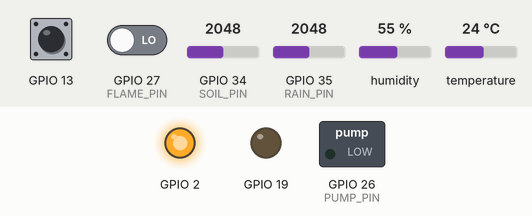
Simulated run of this sketch. Board: ESP32. Parts: switched loads named in the sketch (green lamp = pin HIGH), output pins drawn as LEDs (lit = HIGH). Inputs (shaded band) come from the test bench; at power-on: GPIO 13 HIGH, GPIO 27 (FLAME_PIN) LOW, GPIO 34 (SOIL_PIN) = 2048, GPIO 35 (RAIN_PIN) = 2048, humidity 55 %, temperature 24 °C (analog values on the 0–4095 scale). WiFi joins after 1.5 s; servers stay silent unless stated; uploads are accepted with an empty reply; what the sketch prints to the serial monitor is not drawn.

Above: at 5.7 s.
5.8 s: GPIO 13 pulled LOW for 0.15 s
At 6.6 s:
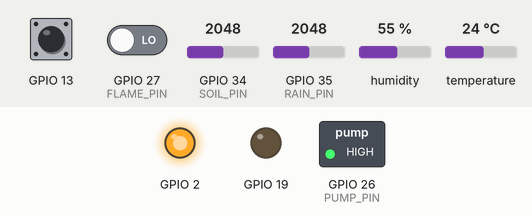
7.4 s: GPIO 13 pulled LOW for 1 s
At 7.9 s:
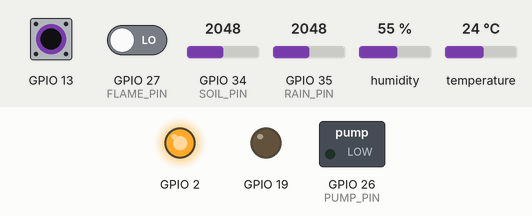
9.9 s: GPIO 13 pulled LOW for 3.2 s
At 11.2 s:
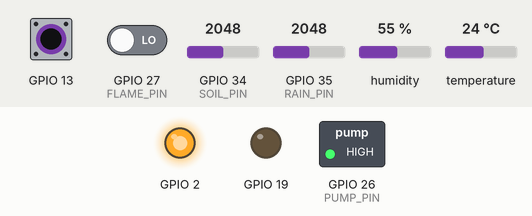
Timing chart, 0 to 12.9 s (numbered marks = the images above; inputs shaded):
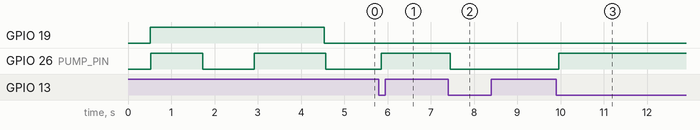

The sketch:

FieldSense_ESP32.ino
```cpp
/*
  =============================================================================
  FieldSense — Smart Agriculture ESP32 Node Firmware (v1.6)
  Board: ESP32 DevKit V1 (ESP-WROOM-32)

  Key Enhancements in v1.6:
    - CONTINUOUS UNINTERRUPTED CONNECTION:
        * Disabled Wi-Fi modem sleep (WiFi.setSleep(false)) to eliminate packet
          drops, latency spikes, and periodic disconnections.
        * Auto-reconnect with WiFi.disconnect() + WiFi.begin() on link loss.
        * Zero socket leaks: http.setReuse(false) and explicit client.stop()
          prevent lwIP socket descriptor exhaustion.
    - HIGH-ACCURACY SENSORS:
        * 12-sample trimmed-mean oversampling for Soil Moisture and Rain ADC
          filters out Wi-Fi RF noise spikes.
        * Calibrated soil moisture thresholds (Dry: 3400, Wet: 1350).
        * Validated DHT11 reading rate (2-second cycle prevents NaN dropouts).
    - DUAL-MODE TELEMETRY:
        * Steady-state continuous 2-second heartbeat telemetry.
        * Instant event-driven push on physical button press or fire emergency.
    - 100% NON-BLOCKING:
        * Physical manual switch & Auto Mode operate reliably offline or online.

  Pinout Map:
    - DHT11 (Temp & Humidity): GPIO 4
    - Capacitive Soil Moisture Sensor: GPIO 34 (ADC1_CH6)
    - Rain Sensor Analog Output: GPIO 35 (ADC1_CH7)
    - Flame Sensor Digital Output: GPIO 27
    - 12V Pump Relay / MOSFET Driver: GPIO 26
    - Physical Pushbutton / Manual Switch: GPIO 13 (Internal Pull-Up to GND)
    - Blue Wi-Fi LED: GPIO 2 (Also onboard ESP32 LED)
    - Red Wi-Fi LED: GPIO 19
  =============================================================================
*/

#include <ArduinoJson.h>
#include <DHT.h>
#include <HTTPClient.h>
#include <WiFi.h>
#include <WiFiClient.h>
#include <WiFiClientSecure.h>

// ================= USER CONFIGURATION =================
// 1. Enter your 2.4GHz Wi-Fi details (ESP32 only supports 2.4GHz)
const char *WIFI_SSID = "ravi";
const char *WIFI_PASSWORD = "23712371";

// 2. BACKEND SERVER URL:
//    - When ESP32 is connected to your Laptop Mobile Hotspot:
//      Use: "http://192.168.137.1:8000"
//    - When ESP32 and Laptop are both on standard home/office Wi-Fi:
//      Use: "http://10.58.27.10:8000"
//    - For RENDER CLOUD deployment:
//      Use: "https://fieldsense-iot.onrender.com"
const char *SERVER_URL = "https://fieldsense-iot.onrender.com";

// 3. Secret Device Authentication Token (matches DEVICE_TOKEN on server)
const char *DEVICE_TOKEN = "FieldSenseSecretToken2026";

// ================= PIN DEFINITIONS =================
#define DHT_PIN 4    // DHT11 Data pin (Digital)
#define SOIL_PIN 34  // Capacitive soil moisture sensor analog output (ADC1_CH6)
#define RAIN_PIN 35  // Rain sensor analog output (ADC1_CH7)
#define FLAME_PIN 27 // Flame sensor digital DO output
#define PUMP_PIN 26  // 12V Pump driver (Relay IN or MOSFET Gate)
#define BUTTON_PIN                                                             \
  13 // Physical Pushbutton / Manual Switch (Internal pull-up to GND)

// Wi-Fi Status LED Indicators
#define LED_BLUE_PIN                                                           \
  2 // Blue LED (Also onboard ESP32 LED) -> ON when Wi-Fi connected
#define LED_RED_PIN                                                            \
  19 // Red LED -> ON/Blinking when Wi-Fi disconnected / searching

// ================= RELAY & ACTUATOR CONFIGURATION =================
// Set to true for standard Active-LOW relays (LOW = ON, HIGH = OFF).
// Set to false for Active-HIGH relays or N-Channel MOSFETs (HIGH = ON, LOW =
// OFF).
const bool RELAY_ACTIVE_LOW = true;

#define DHT_TYPE DHT11
DHT dht(DHT_PIN, DHT_TYPE);

// ================= CALIBRATION SETTINGS =================
const int SOIL_DRY = 3400; // Calibrated ADC for dry air / dry soil
const int SOIL_WET = 1350; // Calibrated ADC for fully submerged / soaked soil
const int RAIN_THRESHOLD = 2000; // ADC threshold for rain detection
const bool FLAME_ACTIVE_LOW = true;

// Operating Modes & States
bool autoMode = true;      // true = Auto Mode, false = Manual Mode
bool isPumpActive = false; // Current relay / pump state
bool isFireActive = false;
bool sendImmediateTelemetry = false;

// Physical Button Debounce
int buttonState = HIGH;
int lastButtonReading = HIGH;
unsigned long lastDebounceTime = 0;
const unsigned long DEBOUNCE_DELAY = 40;

// High-reliability 2-Second continuous streaming interval
const unsigned long TELEMETRY_INTERVAL = 2000;
unsigned long lastTelemetryTime = 0;

// Non-blocking Wi-Fi reconnect timer
unsigned long lastWiFiCheckTime = 0;
const unsigned long WIFI_RETRY_INTERVAL =
    10000; // Retry every 10s if link drops

// Non-blocking Red LED blink timer (for offline/connecting state)
unsigned long lastLedBlinkTime = 0;
bool redLedBlinkState = false;

// Cached last valid DHT readings (prevents sensor read dropouts)
float lastValidTemp = 28.5;
float lastValidHum = 65.0;
unsigned long lastDhtReadTime = 0;

// ================= PUMP / RELAY ACTUATOR =================
void setPumpState(bool state) {
  isPumpActive = state;

  if (RELAY_ACTIVE_LOW) {
    digitalWrite(PUMP_PIN, isPumpActive ? LOW : HIGH);
  } else {
    digitalWrite(PUMP_PIN, isPumpActive ? HIGH : LOW);
  }

  Serial.printf("[RELAY] Pump -> %s | Pin %d = %s (ActiveLow=%s)\n",
                isPumpActive ? "ON (Pumping)" : "OFF (Idle)", PUMP_PIN,
                digitalRead(PUMP_PIN) == HIGH ? "HIGH" : "LOW",
                RELAY_ACTIVE_LOW ? "YES" : "NO");
}

// ================= LED INDICATOR HELPER =================
void updateWiFiLEDs() {
  if (WiFi.status() == WL_CONNECTED) {
    digitalWrite(LED_BLUE_PIN, HIGH); // Blue solid ON
    digitalWrite(LED_RED_PIN, LOW);   // Red OFF
  } else {
    digitalWrite(LED_BLUE_PIN, LOW); // Blue OFF
    // Non-blocking blink for Red LED (every 500ms)
    unsigned long now = millis();
    if (now - lastLedBlinkTime >= 500) {
      lastLedBlinkTime = now;
      redLedBlinkState = !redLedBlinkState;
      digitalWrite(LED_RED_PIN, redLedBlinkState ? HIGH : LOW);
    }
  }
}

// ================= SENSOR READINGS WITH NOISE FILTERING =================
// 12-sample trimmed-mean oversampling removes Wi-Fi RF spikes
int readAnalogSmoothed(int pin, int samples = 12) {
  if (samples < 4)
    samples = 4;
  int minVal = 4096;
  int maxVal = -1;
  long sum = 0;

  for (int i = 0; i < samples; i++) {
    int val = analogRead(pin);
    if (val < minVal)
      minVal = val;
    if (val > maxVal)
      maxVal = val;
    sum += val;
    delayMicroseconds(120);
  }

  // Remove highest and lowest outlier samples to reject RF electrical noise
  sum = sum - minVal - maxVal;
  return (int)(sum / (samples - 2));
}

int calculateSoilPercentage(int rawAnalog) {
  // If sensor is disconnected / floating to near zero, guard against false 100%
  if (rawAnalog < 200)
    return 0;
  if (rawAnalog >= SOIL_DRY)
    return 0;
  if (rawAnalog <= SOIL_WET)
    return 100;

  int pct = map(rawAnalog, SOIL_DRY, SOIL_WET, 0, 100);
  return constrain(pct, 0, 100);
}

bool checkFlameSensor() {
  int val = digitalRead(FLAME_PIN);
  if (FLAME_ACTIVE_LOW) {
    return (val == LOW);
  }
  return (val == HIGH);
}

// ================= HTTP POST TELEMETRY & BIDIRECTIONAL SYNC =================
bool sendTelemetry(float temp, float humidity, int soilRaw, int soilPct,
                   int rainRaw, bool raining, bool fire) {
  if (WiFi.status() != WL_CONNECTED)
    return false;

  HTTPClient http;
  String endpoint = String(SERVER_URL) + "/api/device/telemetry";
  bool isHttps = endpoint.startsWith("https://");

  WiFiClient standardClient;
  WiFiClientSecure secureClient;

  bool beginSuccess = false;
  if (isHttps) {
    secureClient.setInsecure();
    beginSuccess = http.begin(secureClient, endpoint);
  } else {
    beginSuccess = http.begin(standardClient, endpoint);
  }

  if (!beginSuccess) {
    Serial.println("[HTTP] begin() failed!");
    return false;
  }

  http.addHeader("Content-Type", "application/json");
  http.addHeader("X-Device-Token", DEVICE_TOKEN);
  http.setTimeout(3000); // 3s timeout
  http.setReuse(false);  // CRITICAL: Explicitly do NOT reuse sockets to prevent
                         // lwIP socket leaks!

  StaticJsonDocument<384> doc;
  doc["temperature_c"] = round(temp * 10.0) / 10.0;
  doc["humidity_pct"] = round(humidity * 10.0) / 10.0;
  doc["soil_raw"] = soilRaw;
  doc["soil_moisture_pct"] = soilPct;
  doc["rain_raw"] = rainRaw;
  doc["raining"] = raining;
  doc["fire_detected"] = fire;
  doc["pump_on"] = isPumpActive;
  doc["auto_mode"] = autoMode;

  String jsonBody;
  serializeJson(doc, jsonBody);

  int httpCode = http.POST(jsonBody);

  if (httpCode == HTTP_CODE_OK) {
    String response = http.getString();
    StaticJsonDocument<256> respDoc;
    if (!deserializeJson(respDoc, response)) {
      // Sync cloud command only if mode differs
      if (respDoc.containsKey("auto_mode")) {
        bool cloudAuto = respDoc["auto_mode"];
        if (cloudAuto != autoMode) {
          autoMode = cloudAuto;
          Serial.printf("[SYNC] Mode shifted from cloud -> %s\n",
                        autoMode ? "AUTO" : "MANUAL");
        }
      }
      // If in Manual Mode, apply web dashboard pump switch
      if (!autoMode && respDoc.containsKey("pump_on")) {
        bool targetPumpState = respDoc["pump_on"] | false;
        if (targetPumpState != isPumpActive) {
          Serial.printf("[WEB COMMAND] Manual pump -> %s\n",
                        targetPumpState ? "ON" : "OFF");
          setPumpState(targetPumpState);
        }
      }
    }
  } else {
    Serial.printf("[HTTP] POST failed, code: %d\n", httpCode);
  }

  // CRITICAL CLEANUP: Properly end HTTP session and stop TCP clients to free
  // lwIP sockets immediately
  http.end();
  if (isHttps) {
    secureClient.stop();
  } else {
    standardClient.stop();
  }

  return (httpCode >= 200 && httpCode < 300);
}

// ================= ARDUINO SETUP =================
void setup() {
  Serial.begin(115200);
  delay(500);

  Serial.println("\n==========================================");
  Serial.println("  FieldSense ESP32 Agriculture Node v1.6  ");
  Serial.println("  Continuous Connection + Accurate Filter ");
  Serial.println("==========================================");

  // 1. Configure Wi-Fi Indicator LEDs (GPIO 2 Blue, GPIO 19 Red)
  pinMode(LED_BLUE_PIN, OUTPUT);
  pinMode(LED_RED_PIN, OUTPUT);
  digitalWrite(LED_BLUE_PIN, LOW);
  digitalWrite(LED_RED_PIN, HIGH); // Red ON until Wi-Fi connects

  // 2. Configure Physical Button Switch (GPIO 13 to GND)
  pinMode(BUTTON_PIN, INPUT_PULLUP);

  // 3. Configure Pump / Relay Actuator Pin (GPIO 26)
  pinMode(PUMP_PIN, OUTPUT);

  // 4. STEP-BY-STEP RELAY HARDWARE DIAGNOSTIC TEST:
  Serial.println("\n----------------------------------------------");
  Serial.println(">>> RELAY HARDWARE VOLTAGE TEST ON BOOT <<<");
  Serial.println("[TEST 1/2] Driving GPIO 26 HIGH (3.3V) for 1.2s...");
  digitalWrite(PUMP_PIN, HIGH);
  delay(1200);

  Serial.println("[TEST 2/2] Driving GPIO 26 LOW (0.0V) for 1.2s...");
  digitalWrite(PUMP_PIN, LOW);
  delay(1200);

  // Restore relay to idle OFF state based on RELAY_ACTIVE_LOW setting
  setPumpState(false);
  Serial.println(">>> TEST COMPLETE: Relay restored to idle OFF. <<<");
  Serial.println("----------------------------------------------\n");

  // 5. Configure Sensor Inputs
  pinMode(FLAME_PIN, INPUT);
  analogReadResolution(12);
  analogSetAttenuation(ADC_11db);

  dht.begin();
  Serial.println("[INIT] All Sensors & Hardware Switch initialized.");

  // 6. ROCK-SOLID WI-FI CONFIGURATION
  WiFi.mode(WIFI_STA);
  WiFi.setAutoReconnect(true);
  WiFi.persistent(true);
  WiFi.setSleep(false); // CRITICAL: Disable modem sleep to prevent latency
                        // spikes and dropouts!

  Serial.println("[WiFi] Starting connection to: " + String(WIFI_SSID));
  WiFi.begin(WIFI_SSID, WIFI_PASSWORD);

  // Quick 3-second non-blocking attempt on boot
  unsigned long startWait = millis();
  while (WiFi.status() != WL_CONNECTED && (millis() - startWait < 3000)) {
    delay(200);
    Serial.print(".");
  }

  if (WiFi.status() == WL_CONNECTED) {
    digitalWrite(LED_BLUE_PIN, HIGH);
    digitalWrite(LED_RED_PIN, LOW);
    Serial.println("\n[WiFi] Connected! IP: " + WiFi.localIP().toString());
  } else {
    Serial.println("\n[WiFi] Initial link pending. Entering loop (Physical "
                   "switch active offline!).");
  }
}

// ================= ARDUINO LOOP =================
void loop() {
  unsigned long currentMillis = millis();

  // -------------------------------------------------------------
  // 1. PHYSICAL MANUAL SWITCH (Operates ANY TIME, offline or online!)
  // -------------------------------------------------------------
  int reading = digitalRead(BUTTON_PIN);
  if (reading != lastButtonReading) {
    lastDebounceTime = currentMillis;
  }
  if ((currentMillis - lastDebounceTime) > DEBOUNCE_DELAY) {
    if (reading != buttonState) {
      buttonState = reading;
      if (buttonState == LOW) { // Button pressed (Pin shorted to GND)
        autoMode = false; // Manual button switches to MANUAL mode immediately!
        setPumpState(!isPumpActive);   // Toggle Relay ON/OFF
        sendImmediateTelemetry = true; // Push update to cloud immediately!
        Serial.printf(
            "🔘 [PHYSICAL BUTTON PRESSED] Manual Mode -> Pump is now %s\n",
            isPumpActive ? "ON (Pumping)" : "OFF (Idle)");
      }
    }
  }
  lastButtonReading = reading;

  // -------------------------------------------------------------
  // 2. READ SENSORS (Smoothed & Outlier Filtered)
  // -------------------------------------------------------------
  bool currentFireState = checkFlameSensor();
  if (currentFireState != isFireActive) {
    isFireActive = currentFireState;
    sendImmediateTelemetry = true; // Immediate update on flame event!
  }

  int soilRaw = readAnalogSmoothed(SOIL_PIN, 12);
  int soilPercent = calculateSoilPercentage(soilRaw);
  int rainRaw = readAnalogSmoothed(RAIN_PIN, 12);
  bool isRaining = (rainRaw > 100 && rainRaw < RAIN_THRESHOLD);

  // Periodically read DHT11 every 2 seconds to ensure fresh, non-NaN values
  if (currentMillis - lastDhtReadTime >= 2000) {
    lastDhtReadTime = currentMillis;
    float temp = dht.readTemperature();
    float hum = dht.readHumidity();

    if (!isnan(temp) && !isnan(hum) && temp > -20.0 && temp < 85.0 &&
        hum >= 0.0 && hum <= 100.0) {
      lastValidTemp = temp;
      lastValidHum = hum;
    }
  }

  // -------------------------------------------------------------
  // 3. AUTO MODE LOGIC (Emergency Firefighting + Soil Auto-Irrigation)
  // -------------------------------------------------------------
  if (autoMode) {
    // A. EMERGENCY FIRE FIGHTING:
    if (isFireActive) {
      if (!isPumpActive) {
        Serial.println("🚨 [FIRE EMERGENCY] Flame detected! Pump activated for "
                       "firefighting!");
        setPumpState(true);
        sendImmediateTelemetry = true;
      }
    } else {
      // B. Normal Auto-Irrigation:
      // Turn ON if soil is dry (< 35%) and no rain
      if (!isRaining && soilPercent < 35 && soilRaw > 200) {
        if (!isPumpActive) {
          Serial.printf("[AUTO IRRIGATION] Soil dry (%d%%) -> Starting pump.\n",
                        soilPercent);
          setPumpState(true);
          sendImmediateTelemetry = true;
        }
      }
      // Turn OFF if soil is moist (>= 70%) or rain detected
      else if (isRaining || soilPercent >= 70) {
        if (isPumpActive) {
          Serial.printf(
              "[AUTO IRRIGATION] Soil moist (%d%%) or rain -> Stopping pump.\n",
              soilPercent);
          setPumpState(false);
          sendImmediateTelemetry = true;
        }
      }
    }
  }

  // -------------------------------------------------------------
  // 4. NON-BLOCKING WI-FI MONITORING & LED STATUS
  // -------------------------------------------------------------
  updateWiFiLEDs();

  if (WiFi.status() != WL_CONNECTED) {
    if (currentMillis - lastWiFiCheckTime >= WIFI_RETRY_INTERVAL) {
      lastWiFiCheckTime = currentMillis;
      Serial.println("[WiFi] Lost connection! Re-initiating connection...");
      WiFi.disconnect();
      WiFi.begin(WIFI_SSID, WIFI_PASSWORD);
    }
  }

  // -------------------------------------------------------------
  // 5. CONTINUOUS TELEMETRY TRANSMISSION (Heartbeat + Immediate Event)
  // -------------------------------------------------------------
  bool timeForHeartbeat =
      (currentMillis - lastTelemetryTime >= TELEMETRY_INTERVAL);

  if (sendImmediateTelemetry || timeForHeartbeat) {
    lastTelemetryTime = currentMillis;
    sendImmediateTelemetry = false;

    if (WiFi.status() == WL_CONNECTED) {
      sendTelemetry(lastValidTemp, lastValidHum, soilRaw, soilPercent, rainRaw,
                    isRaining, isFireActive);
    } else {
      Serial.printf("[OFFLINE] Temp: %.1fC | Hum: %.1f%% | Soil: %d%% (ADC %d) "
                    "| Rain: %d | Fire: %s | Mode: %s | Pump: %s\n",
                    lastValidTemp, lastValidHum, soilPercent, soilRaw, rainRaw,
                    isFireActive ? "YES" : "NO", autoMode ? "AUTO" : "MANUAL",
                    isPumpActive ? "ON" : "OFF");
    }
  }

  delay(10); // Rapid 10ms loop cycle ensures responsive button reading
}
```

Measured:
- after the input at 5.8 s, GPIO 26 (PUMP_PIN): LOW → HIGH after 0.05 s
- after the input at 7.4 s, GPIO 26 (PUMP_PIN): HIGH → LOW after 0.05 s
- after the input at 9.9 s, GPIO 26 (PUMP_PIN): LOW → HIGH after 0.06 s
